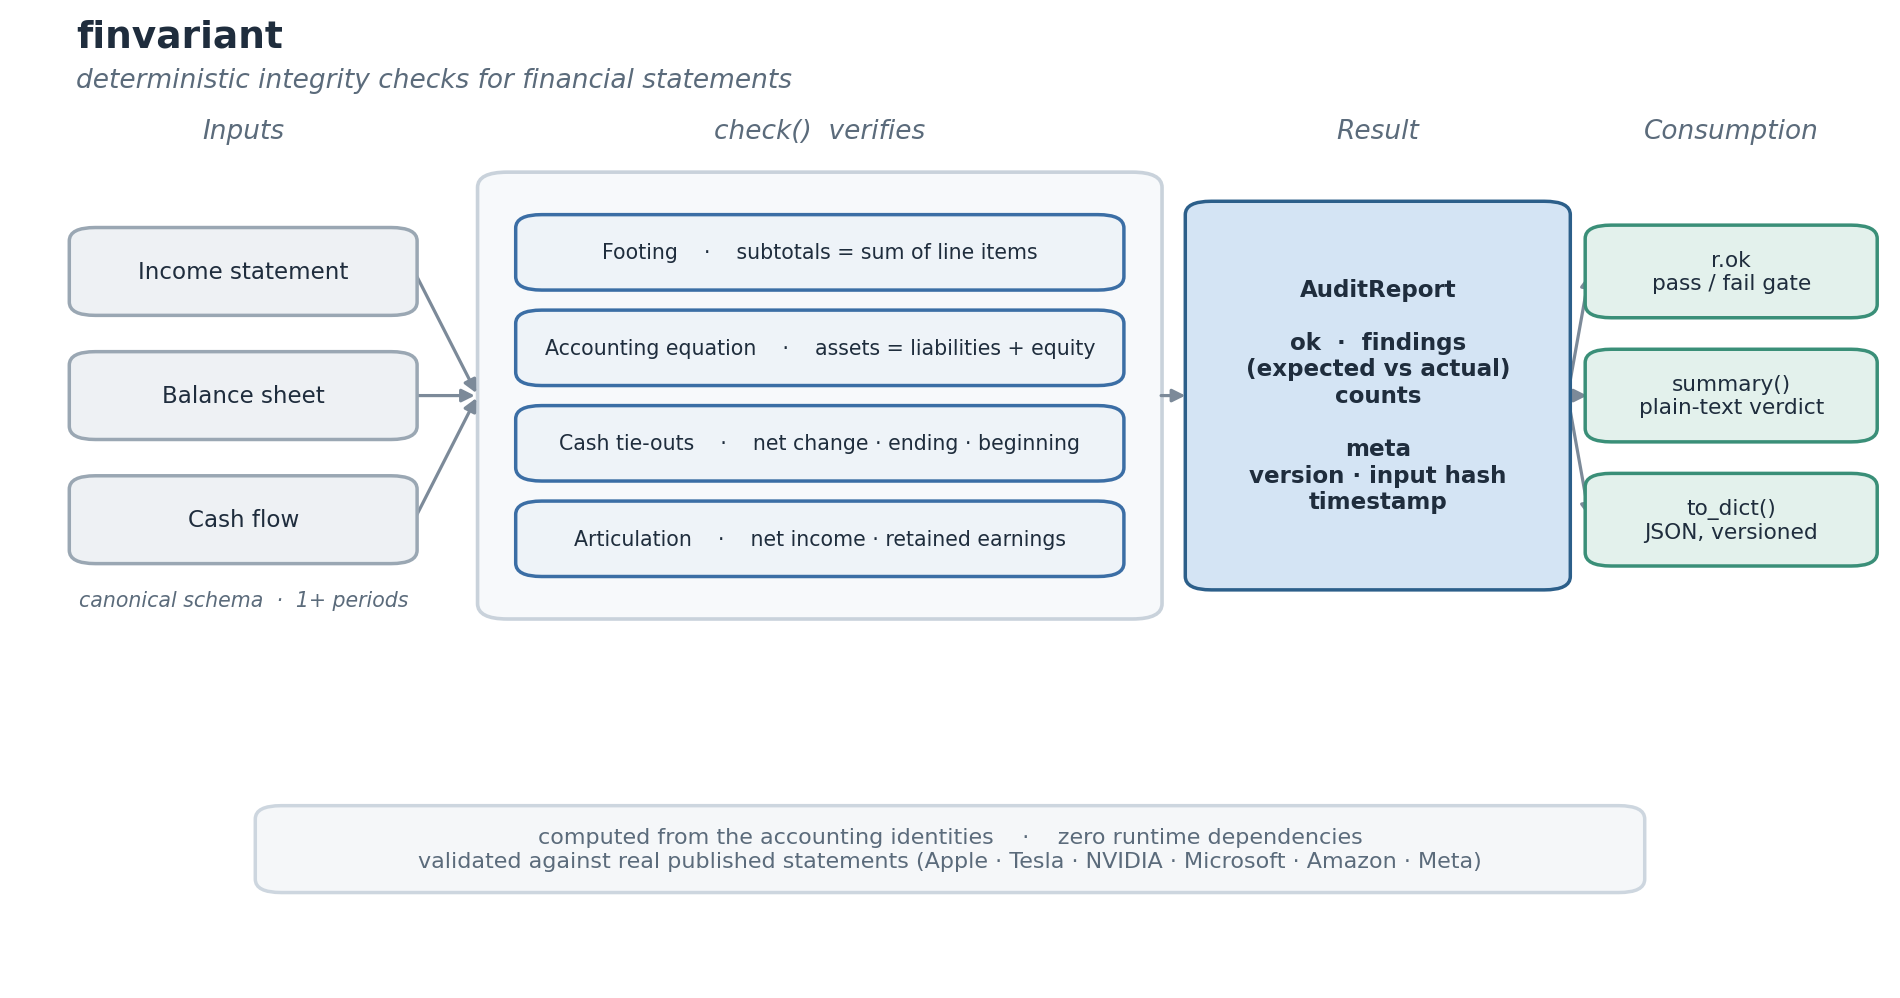

This figure's Python source:
"""Generate the finvariant framework figure (academic style).

The flow: statements in the canonical schema, the invariants check() verifies,
the AuditReport, and how it is consumed.
Run:  python assets/framework.py
"""

import matplotlib
matplotlib.use("Agg")
import matplotlib.pyplot as plt
from matplotlib.patches import FancyBboxPatch

plt.rcParams.update({"font.family": "DejaVu Sans", "font.size": 9.5})

INK = "#1f2d3d"
MUT = "#5b6b7b"
NEUT_F, NEUT_E = "#eef1f4", "#9aa7b3"
ANA_F, ANA_E = "#eef3f8", "#3b6ea5"
RES_F, RES_E = "#d4e4f4", "#2c5f8a"
OPT_F, OPT_E = "#e3f1ec", "#3a8f78"
CONT_F, CONT_E = "#f7f9fb", "#c9d2db"
BAN_F, BAN_E = "#f5f7f9", "#cdd6df"
ARROW = "#7c8a99"

fig, ax = plt.subplots(figsize=(12, 6.2))
ax.set_xlim(0, 100)
ax.set_ylim(0, 100)
ax.axis("off")


def box(x, y, w, h, text, fill, edge, fs=8.2, bold=False, tcol=INK):
    ax.add_patch(FancyBboxPatch(
        (x - w / 2, y - h / 2), w, h,
        boxstyle="round,pad=0.35,rounding_size=1.4",
        linewidth=1.25, edgecolor=edge, facecolor=fill, zorder=2))
    ax.text(x, y, text, ha="center", va="center", color=tcol, fontsize=fs,
            fontweight="bold" if bold else "normal", zorder=5)


def arrow(x0, y0, x1, y1, color=ARROW, lw=1.15):
    ax.annotate("", xy=(x1, y1), xytext=(x0, y0), zorder=1,
                arrowprops=dict(arrowstyle="-|>", color=color, lw=lw,
                                shrinkA=1, shrinkB=1))


ax.text(3, 97.5, "finvariant", fontsize=13.5, fontweight="bold", color=INK,
        ha="left")
ax.text(3, 93.3, "deterministic integrity checks for financial statements",
        fontsize=9.5, color=MUT, ha="left", fontstyle="italic")

for x, t in [(12, "Inputs"), (43, "check()  verifies"), (73, "Result"),
             (92, "Consumption")]:
    ax.text(x, 88, t, ha="center", fontsize=9.5, color=MUT, fontstyle="italic")

# inputs
for y, t in [(74, "Income statement"), (61, "Balance sheet"), (48, "Cash flow")]:
    box(12, y, 18, 8.5, t, NEUT_F, NEUT_E, fs=8.3)
ax.text(12, 39, "canonical schema  ·  1+ periods", ha="center",
        fontsize=7.4, color=MUT, fontstyle="italic")

# invariants container
ax.add_patch(FancyBboxPatch((25, 38), 36, 46,
             boxstyle="round,pad=0.4,rounding_size=1.6",
             linewidth=1.3, edgecolor=CONT_E, facecolor=CONT_F, zorder=0))
invs = [
    (76, "Footing    ·    subtotals = sum of line items"),
    (66, "Accounting equation    ·    assets = liabilities + equity"),
    (56, "Cash tie-outs    ·    net change · ending · beginning"),
    (46, "Articulation    ·    net income · retained earnings"),
]
for y, t in invs:
    box(43, y, 32, 7.2, t, ANA_F, ANA_E, fs=7.4)

# result
box(73, 61, 20, 40,
    "AuditReport\n\nok  ·  findings\n(expected vs actual)\ncounts\n\n"
    "meta\nversion · input hash\ntimestamp",
    RES_F, RES_E, fs=8.3, bold=True)

# consumption
cons = [(74, "r.ok\npass / fail gate"), (61, "summary()\nplain-text verdict"),
        (48, "to_dict()\nJSON, versioned")]
for y, t in cons:
    box(92, y, 15, 9, t, OPT_F, OPT_E, fs=7.8)

# arrows: inputs converge into check(), check() to result, result fans to consumption
for y in (74, 61, 48):
    arrow(21.2, y, 24.6, 61)
arrow(61.2, 61, 62.8, 61)
for y in (74, 61, 48):
    arrow(83.2, 61, 84.4, y)

# banner
box(50, 13.5, 74, 8.4,
    "computed from the accounting identities    ·    zero runtime dependencies\n"
    "validated against real published statements "
    "(Apple · Tesla · NVIDIA · Microsoft · Amazon · Meta)",
    BAN_F, BAN_E, fs=8.0, tcol=MUT)

fig.savefig("assets/framework.png", dpi=200, bbox_inches="tight",
            facecolor="white")
print("wrote assets/framework.png")
